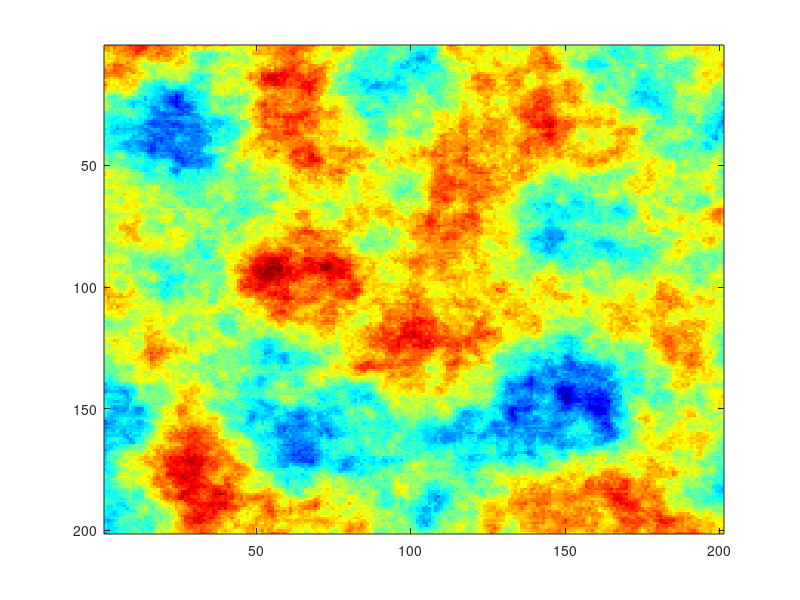

The MATLAB source for this figure:
clear all
clc
close all
n = 300;
r = 20; % radius (maximal 49)
noise =  randn(n);
[x,y]=meshgrid(-r:r,-r:r);
mask=((x.^2+y.^2)<=r^2);  %(2*r+1)x(2*r+1) bit mask
x = zeros(n,n);
nmin = 50; nmax = 250;
for i=nmin:nmax
    for j=nmin:nmax
        A = noise((i-r):(i+r), (j-r):(j+r));
        x(i,j) = sum(sum(A.*mask));
    end
end
Nr = sum(sum(mask));
x = x(nmin:nmax, nmin:nmax)/Nr;imagesc(x); 
colormap(jet)